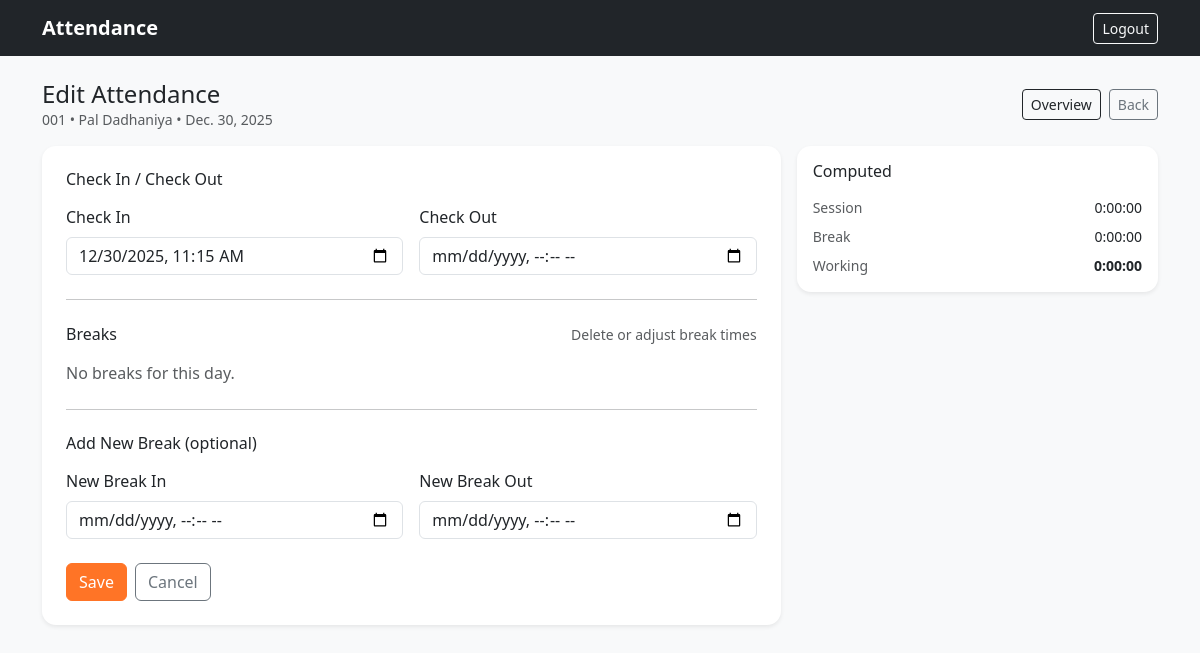
The page /admin-dashboard/employee/001/attendance/1/edit/ (signed in) on the database its author committed.
### accounts/models.py (models this page shows, shortened)
class Employee(models.Model):
    user = models.OneToOneField(
        User,
        on_delete=models.CASCADE,
        related_name="employee_profile"
    )
    employee_id = models.CharField(max_length=20, unique=True)
    role = models.CharField(max_length=100)
    department = models.CharField(max_length=100)
    joining_date = models.DateField()
    salary = models.DecimalField(max_digits=10, decimal_places=2)
    is_active = models.BooleanField(default=True)  # ✅ REQUIRED

### attendance/models.py (models this page shows, shortened)
class Attendance(models.Model):
    employee = models.ForeignKey(
        Employee,
        on_delete=models.CASCADE,
        related_name="attendances"
    )
    date = models.DateField()
    check_in = models.DateTimeField()
    check_out = models.DateTimeField(null=True, blank=True)
    class Meta:
        unique_together = ("employee", "date")
        ordering = ["-date"]
    def session_duration(self):
        if self.check_in and self.check_out:
            return self.check_out - self.check_in
        return timedelta(0)
    def session_hours_display(self):
        duration = self.session_duration()
        total_seconds = int(duration.total_seconds())
        h = total_seconds // 3600
        m = (total_seconds % 3600) // 60
        s = total_seconds % 60
        return f"{h}:{m:02d}:{s:02d}"
    def break_total_duration(self):
        total = timedelta(0)
        for br in self.breaks.all():
            if br.break_in and br.break_out:
                total += (br.break_out - br.break_in)
        return total
    def break_time_display(self):
        duration = self.break_total_duration()
        total_seconds = int(duration.total_seconds())
        h = total_seconds // 3600
        m = (total_seconds % 3600) // 60
        s = total_seconds % 60
        return f"{h}:{m:02d}:{s:02d}"
    def working_duration(self):
        working = self.session_duration() - self.break_total_duration()
        return max(working, timedelta(0))
    def working_hours_display(self):
        duration = self.working_duration()
        total_seconds = int(duration.total_seconds())
        h = total_seconds // 3600
        m = (total_seconds % 3600) // 60
        s = total_seconds % 60
        return f"{h}:{m:02d}:{s:02d}"

### attendance/views.py (the view, shortened to what this page needs)
@login_required
@user_passes_test(is_admin)
def admin_edit_attendance(request, employee_id, attendance_id):
    employee = get_object_or_404(Employee, employee_id=employee_id)
    attendance = get_object_or_404(
        Attendance.objects.prefetch_related("breaks"),
        id=attendance_id,
        employee=employee,
    )
    def _parse_dt(value: str):
        """
        Accepts HTML datetime-local strings like '2025-12-18T09:30'
        (or full ISO with seconds). Returns aware datetime in current TZ.
        """
        if not value:
            return None
        dt = parse_datetime(value)
        if dt is None:
            return None
        if timezone.is_naive(dt):
            return timezone.make_aware(dt, timezone.get_current_timezone())
        return dt
    return render(
        request,
        "admin_panel/edit_attendance.html",
        {"employee": employee, "attendance": attendance},
    )

### attendance/views.py (called while the page is built)
def is_admin(user):
    return user.is_staff

### templates/admin_panel/edit_attendance.html (shortened to what this page needs)
{% extends "base.html" %}
{% block content %}
<div class="d-flex flex-wrap justify-content-between align-items-center gap-2 mb-3">
  <div>
    <h1 class="h4 mb-0">Edit Attendance</h1>
    <div class="text-muted small">
      {{ employee.employee_id }} • {{ employee.user.first_name }} {{ employee.user.last_name }} • {{ attendance.date }}
    </div>
  </div>
  <div class="d-flex flex-wrap gap-2">
    <a class="btn btn-outline-dark btn-sm" href="{% url 'admin_employee_overview' employee.employee_id %}">Overview</a>
    <a class="btn btn-outline-secondary btn-sm" href="{% url 'admin_employee_attendance' employee.employee_id %}">Back</a>
  </div>
</div>
<div class="row g-3">
  <div class="col-12 col-lg-8">
    <div class="card shadow-sm border-0">
      <div class="card-body p-4">
        <form method="post">
          <h2 class="h6 mb-3">Check In / Check Out</h2>
          <div class="row g-3">
            <div class="col-12 col-md-6">
              <label class="form-label">Check In</label>
              <input type="datetime-local" class="form-control" name="check_in" value="{{ attendance.check_in|date:'Y-m-d\\TH:i' }}" required>
            </div>
            <div class="col-12 col-md-6">
              <label class="form-label">Check Out</label>
              <input type="datetime-local" class="form-control" name="check_out" value="{% if attendance.check_out %}{{ attendance.check_out|date:'Y-m-d\\TH:i' }}{% endif %}">
            </div>
          </div>
          <hr class="my-4">
          <div class="d-flex justify-content-between align-items-center">
            <h2 class="h6 mb-0">Breaks</h2>
            <span class="text-muted small">Delete or adjust break times</span>
          </div>
          <div class="mt-3 d-flex flex-column gap-3">
            {% for br in attendance.breaks.all %}
              <div class="border rounded-3 p-3">
                <div class="d-flex justify-content-between align-items-center mb-2">
                  <div class="fw-semibold">Break #{{ forloop.counter }}</div>
                  <label class="form-check-label small">
                    <input class="form-check-input me-2" type="checkbox" name="delete_break_{{ br.id }}">
                    Delete
                  </label>
                </div>
                <div class="row g-3">
                  <div class="col-12 col-md-6">
                    <label class="form-label">Break In</label>
                    <input type="datetime-local" class="form-control" name="break_in_{{ br.id }}" value="{{ br.break_in|date:'Y-m-d\\TH:i' }}" required>
                  </div>
                  <div class="col-12 col-md-6">
                    <label class="form-label">Break Out</label>
                    <input type="datetime-local" class="form-control" name="break_out_{{ br.id }}" value="{% if br.break_out %}{{ br.break_out|date:'Y-m-d\\TH:i' }}{% endif %}">
                  </div>
                </div>
              </div>
            {% empty %}
              <div class="text-muted">No breaks for this day.</div>
            {% endfor %}
          </div>
          <hr class="my-4">
          <h2 class="h6 mb-3">Add New Break (optional)</h2>
          <div class="row g-3">
            <div class="col-12 col-md-6">
              <label class="form-label">New Break In</label>
              <input type="datetime-local" class="form-control" name="new_break_in">
            </div>
            <div class="col-12 col-md-6">
              <label class="form-label">New Break Out</label>
              <input type="datetime-local" class="form-control" name="new_break_out">
            </div>
          </div>
          <div class="d-flex gap-2 mt-4">
            <button type="submit" class="btn btn-brand">Save</button>
            <a class="btn btn-outline-secondary" href="{% url 'admin_employee_attendance' employee.employee_id %}">Cancel</a>
          </div>
        </form>
      </div>
    </div>
  </div>
  <div class="col-12 col-lg-4">
    <div class="card shadow-sm border-0">
      <div class="card-body">
        <h2 class="h6 mb-3">Computed</h2>
        <div class="row g-2 small">
          <div class="col-6 text-muted">Session</div>
          <div class="col-6 text-end">{{ attendance.session_hours_display }}</div>
          <div class="col-6 text-muted">Break</div>
          <div class="col-6 text-end">{{ attendance.break_time_display }}</div>
          <div class="col-6 text-muted">Working</div>
          <div class="col-6 text-end fw-semibold">{{ attendance.working_hours_display }}</div>
        </div>
      </div>
    </div>
  </div>
</div>
{% endblock %}

### templates/base.html (style rules this page uses)
:root { --brand: #ff7426; }
.btn-brand { background: var(--brand); border-color: var(--brand); color: #fff; }
.card { border-radius: 14px; }

### rows shown on the page
Employee: employee_id "001", user.first_name "Pal", user.last_name "Dadhaniya"
Attendance: date "Dec. 30, 2025", check_in "12/30/2025 11:15", session_hours_display "0:00:00", break_time_display "0:00:00", working_hours_display "0:00:00"
